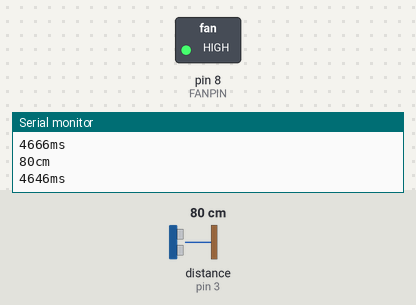
Bench run of a sketch on a simulated Arduino Uno, built with avr-gcc and run on an emulated ATmega328P. Parts: switched loads named in the sketch (green lamp = pin HIGH), the last lines printed to the serial monitor. Wiring (inferred from the names in the program): ultrasonic range finder: trigger pin 2; echo pin 3. The test bench sets the inputs (shaded band); at power-on: distance to the obstacle (sensor on pin 3) 80 cm. The echo pulse lasts 58.3 µs per cm; pins used as bus, display or sensor lines are not drawn.

Above: at 1.8 s.
1.9 s: distance to the obstacle (sensor on pin 3) set to 147 cm
3.4 s: distance to the obstacle (sensor on pin 3) set to 153 cm
At 5.2 s:
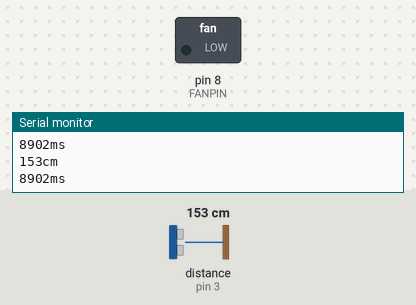
5.5 s: distance to the obstacle (sensor on pin 3) set to 2 cm
At 7.2 s:
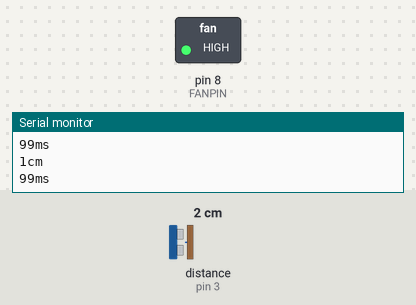
7.5 s: distance to the obstacle (sensor on pin 3) set to 250 cm
At 9.3 s:
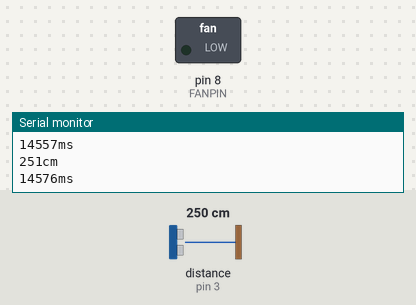
Timing chart, 0 to 10.5 s (numbered marks = the images above; inputs shaded):
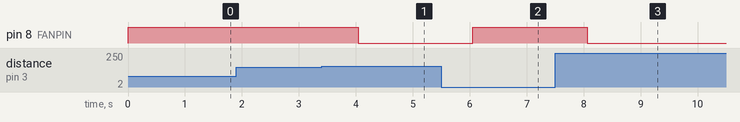

Measured:
- the behaviour switches between 149 and 150 cm on distance to the obstacle (sensor on pin 3) (found by bisection; images 0 and 1)
- after the input at 3.4 s, pin 8 (FANPIN): HIGH → LOW after 0.64 s
- after the input at 5.5 s, pin 8 (FANPIN): LOW → HIGH after 0.55 s
- after the input at 7.5 s, pin 8 (FANPIN): HIGH → LOW after 0.57 s

The sketch:

Ultrasonic_Fan.ino
```cpp
#define TRIGPIN 2
#define ECHOPIN 3
#define FANPIN 8

void setup() {
  // put your setup code here, to run once:
  Serial.begin(9600); // Starting Serial Terminal
  pinMode(TRIGPIN, OUTPUT);
  pinMode(ECHOPIN, INPUT);
  pinMode(FANPIN, OUTPUT);
}

void loop() {
  // put your main code here, to run repeatedly:
   long duration, inches, cm;

   digitalWrite(TRIGPIN, LOW);
   delayMicroseconds(2);
   digitalWrite(TRIGPIN, HIGH);
   delayMicroseconds(10);
   digitalWrite(TRIGPIN, LOW);

   duration = pulseIn(ECHOPIN, HIGH);
   cm = duration /29 / 2;

   Serial.print(cm);
   Serial.print("cm");
   Serial.println();
   Serial.print(duration);
   Serial.print("ms");
   Serial.println();
  Serial.println();
  if(cm < 150){
    analogWrite(FANPIN, 255);
  }else{
    analogWrite(FANPIN, 0);
  }


   delay(1000);
}
```
